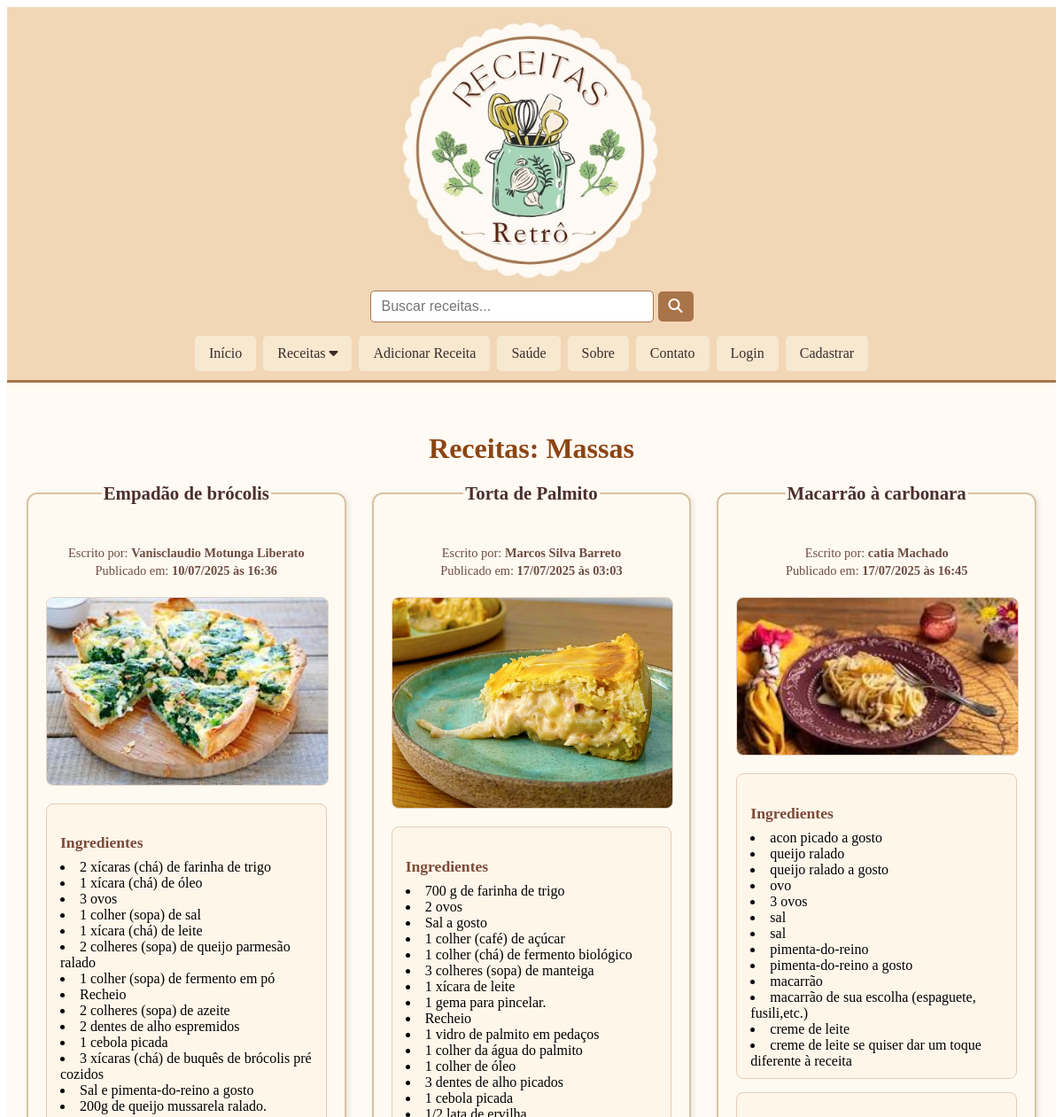
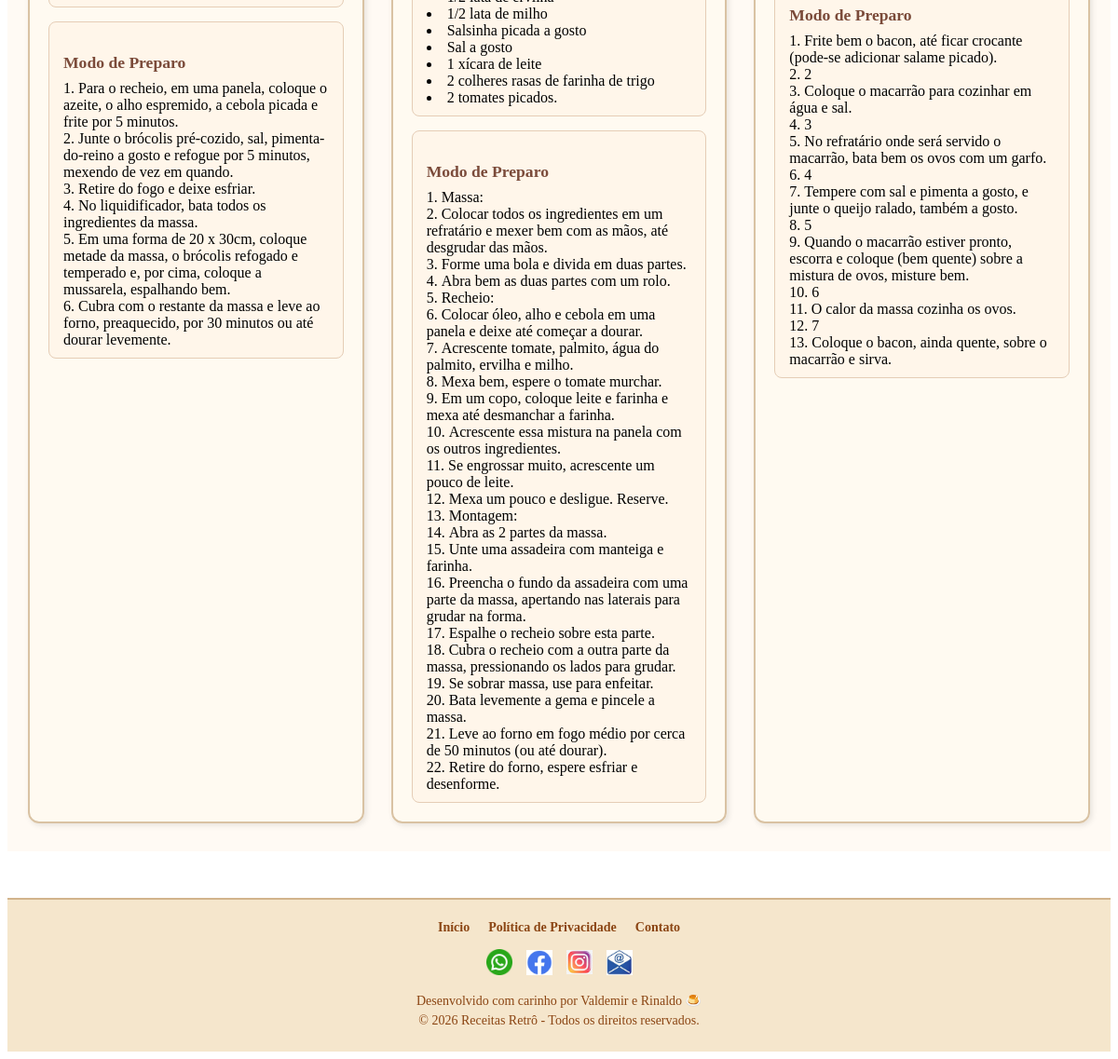
Screenshot of /paginas/categoria.php?cat=massas with the database file from the repository (2 pictures, top to bottom).
### tables this page shows
CREATE TABLE `receitas` (
  `id` int(11) NOT NULL,
  `titulo` varchar(150) NOT NULL,
  `descricao` text NOT NULL,
  `ingredientes` text NOT NULL,
  `modo_preparo` text NOT NULL,
  `imagem` varchar(255) DEFAULT NULL,
  `categoria_id` int(11) DEFAULT NULL,
  `usuario_id` int(11) DEFAULT NULL,
  `aprovado` tinyint(1) DEFAULT '0',
  `criado_em` timestamp NULL DEFAULT CURRENT_TIMESTAMP,
  `status` enum('pendente','liberado') DEFAULT 'pendente'
);

CREATE TABLE `usuarios` (
  `id` int(11) NOT NULL,
  `nome` varchar(100) NOT NULL,
  `email` varchar(100) NOT NULL,
  `telefone` varchar(20) DEFAULT NULL,
  `senha` varchar(255) NOT NULL,
  `tipo` enum('usuario','admin') DEFAULT 'usuario',
  `ativo` tinyint(1) DEFAULT '0',
  `criado_em` timestamp NULL DEFAULT CURRENT_TIMESTAMP,
  `status` varchar(20) DEFAULT 'pendente'
);

### paginas/categoria.php (the view, shortened to what this page needs)
<?php
include_once '../includes/conexao.php';
include_once '../includes/header.php';
if (isset($_GET['cat'])) {
    $categoria = $_GET['cat'];
    $stmtCategoria = $conn->prepare("SELECT id FROM categorias WHERE nome = ?");
    $stmtCategoria->bind_param("s", $categoria);
    $stmtCategoria->execute();
    $resultCategoria = $stmtCategoria->get_result();
    if ($resultCategoria->num_rows > 0) {
        $categoriaRow = $resultCategoria->fetch_assoc();
        $categoriaId = $categoriaRow['id'];
        $stmtReceitas = $conn->prepare("SELECT r.*, u.nome AS autor_nome
                                         FROM receitas r
                                         JOIN usuarios u ON r.usuario_id = u.id
                                         WHERE r.categoria_id = ? AND r.status = 'liberado'");
        $stmtReceitas->bind_param("i", $categoriaId);
        $stmtReceitas->execute();
        $resultReceitas = $stmtReceitas->get_result();
    } else {
        echo "<p style='padding:20px;'>Categoria não encontrada.</p>";
        exit;
    }
} else {
    echo "<p style='padding:20px;'>Categoria não especificada.</p>";
    exit;
}
?>
<body>
<main class="container pagina-categoria">
    <h2 class="titulo-categoria">Receitas: <?php echo htmlspecialchars(ucfirst($categoria)); ?></h2>
    <div class="grid-receitas">
        <?php
        while ($receita = $resultReceitas->fetch_assoc()) {
        ?>
            <fieldset class="card-receita">
                <legend class="receita-titulo">
                    <?php
                    echo htmlspecialchars($receita['titulo']);
                    ?>
                </legend>
                <p class="autor-receita">
                    Escrito por: <strong><?php echo htmlspecialchars($receita['autor_nome']); ?></strong><br>
                    Publicado em: <strong><?php echo date('d/m/Y \à\s H:i', strtotime($receita['criado_em'])); ?></strong>
                </p>
                <img src="<?php echo htmlspecialchars($receita['imagem']); ?>"
                     alt="Imagem da receita <?php echo htmlspecialchars($receita['titulo']); ?>">
                <section class="receita-conteudo">
                    <div class="receita-bloco">
                        <h4>Ingredientes</h4>
                        <ul class="lista-ingredientes">
                            <?php
                            $ingredientes = explode("\n", $receita['ingredientes']);
                            foreach ($ingredientes as $item) {
                                echo "<li>" . htmlspecialchars(trim($item)) . "</li>";
                            }
                            ?>
                        </ul>
                    </div>
                    <div class="receita-bloco">
                        <h4>Modo de Preparo</h4>
                        <ol class="lista-preparo">
                            <?php
                            $preparo = explode("\n", $receita['modo_preparo']);
                            foreach ($preparo as $passo) {
                                echo "<li>" . htmlspecialchars(trim($passo)) . "</li>";
                            }
                            ?>
                        </ol>
                    </div>
                </section>
                </fieldset>
        <?php }  ?>
    </div>
</main>
</body>
<?php
include_once('../includes/footer.php');
?>

### assets/css/categoria.css (style rules this page uses)
.pagina-categoria { padding: 30px 20px; background-color: #fffaf4; max-width: 1200px; margin: 0 auto; box-sizing: border-box; }
.titulo-categoria { font-size: 2rem; color: #8B4513; margin-bottom: 20px; text-align: center; font-family: 'Georgia', serif; }
.grid-receitas { display: grid; grid-template-columns: repeat(auto-fit, minmax(300px, 1fr)); gap: 25px; justify-content: center; }
.card-receita { background-color: #fffaf1; border: 2px solid #d9c2a3; border-radius: 12px; padding: 20px; box-shadow: 2px 2px 6px rgba(0,0,0,0.1); display: flex; flex-direction: column; box-sizing: border-box; }
.receita-titulo { font-size: 1.3rem; color: #4b2e2e; margin-bottom: 10px; font-weight: bold; text-align: center; }
.autor-receita { font-size: 0.9rem; color: #6d4c41; margin-bottom: 10px; line-height: 1.4; text-align: center; }
.card-receita img { width: 100%; object-fit: cover; border-radius: 8px; margin: 10px 0; border: 1px solid #e3d1c5; height: auto; max-width: 400px; display: block; margin-left: auto; margin-right: auto; }
.receita-conteudo { margin-top: 10px; display: flex; flex-direction: column; gap: 15px; flex-grow: 1; }
.receita-bloco { background-color: #fff6ea; border: 1px solid #e5cdb6; padding: 10px 15px; border-radius: 8px; }
.receita-bloco h4 { font-size: 1.1rem; color: #7b4b3a; margin-bottom: 8px; }
.lista-ingredientes { list-style: disc inside; padding-left: 0; margin: 0; }
.lista-preparo { list-style: decimal inside; padding-left: 0; margin: 0; }

### rows the page displays
receitas: titulo "Empadão de brócolis", usuario.nome "Vanisclaudio Motunga Liberato", criado_em "10/07/2025 às 16:36", imagem (picture), ingredientes "2 xícaras (chá) de farinha de trigo", ingredientes "1 xícara (chá) de óleo", ingredientes "3 ovos", ingredientes "1 colher (sopa) de sal", ingredientes "1 xícara (chá) de leite", ingredientes "2 colheres (sopa) de queijo parmesão ralado", ingredientes "1 colher (sopa) de fermento em pó", ingredientes "Recheio", ingredientes "2 colheres (sopa) de azeite", ingredientes "2 dentes de alho espremidos", ingredientes "1 cebola picada", ingredientes "3 xícaras (chá) de buquês de brócolis pré cozidos", ingredientes "Sal e pimenta-do-reino a gosto", ingredientes "200g de queijo mussarela ralado.", modo_preparo "Para o recheio, em uma panela, coloque o azeite, o alho espremido, a cebola picada e frite por 5 minutos.", modo_preparo "Junte o brócolis pré-cozido, sal, pimenta-do-reino a gosto e refogue por 5 minutos, mexendo de vez em quando.", modo_preparo "Retire do fogo e deixe esfriar.", modo_preparo "No liquidificador, bata todos os ingredientes da massa.", modo_preparo "Em uma forma de 20 x 30cm, coloque metade da massa, o brócolis refogado e temperado e, por cima, coloque a mussarela, espalhando bem.", modo_preparo "Cubra com o restante da massa e leve ao forno, preaquecido, por 30 minutos ou até dourar levemente."
receitas: titulo "Torta de Palmito", usuario.nome "Marcos Silva Barreto", criado_em "17/07/2025 às 03:03", imagem (picture), ingredientes "700 g de farinha de trigo", ingredientes "2 ovos", ingredientes "Sal a gosto", ingredientes "1 colher (café) de açúcar", ingredientes "1 colher (chá) de fermento biológico", ingredientes "3 colheres (sopa) de manteiga", ingredientes "1 xícara de leite", ingredientes "1 gema para pincelar.", ingredientes "Recheio", ingredientes "1 vidro de palmito em pedaços", ingredientes "1 colher da água do palmito", ingredientes "1 colher de óleo", ingredientes "3 dentes de alho picados", ingredientes "1 cebola picada", ingredientes "1/2 lata de ervilha", ingredientes "1/2 lata de milho", ingredientes "Salsinha picada a gosto", ingredientes "2 colheres rasas de farinha de trigo", ingredientes "2 tomates picados.", modo_preparo "Massa:", modo_preparo "Colocar todos os ingredientes em um refratário e mexer bem com as mãos, até desgrudar das mãos.", modo_preparo "Forme uma bola e divida em duas partes.", modo_preparo "Abra bem as duas partes com um rolo.", modo_preparo "Recheio:", modo_preparo "Colocar óleo, alho e cebola em uma panela e deixe até começar a dourar.", modo_preparo "Acrescente tomate, palmito, água do palmito, ervilha e milho.", modo_preparo "Mexa bem, espere o tomate murchar.", modo_preparo "Em um copo, coloque leite e farinha e mexa até desmanchar a farinha.", modo_preparo "Acrescente essa mistura na panela com os outros ingredientes.", modo_preparo "Se engrossar muito, acrescente um pouco de leite.", modo_preparo "Mexa um pouco e desligue. Reserve.", modo_preparo "Montagem:", modo_preparo "Abra as 2 partes da massa.", modo_preparo "Unte uma assadeira com manteiga e farinha.", modo_preparo "Preencha o fundo da assadeira com uma parte da massa, apertando nas laterais para grudar na forma.", modo_preparo "Espalhe o recheio sobre esta parte.", modo_preparo "Cubra o recheio com a outra parte da massa, pressionando os lados para grudar.", modo_preparo "Se sobrar massa, use para enfeitar.", modo_preparo "Bata levemente a gema e pincele a massa.", modo_preparo "Leve ao forno em fogo médio por cerca de 50 minutos (ou até dourar).", modo_preparo "Retire do forno, espere esfriar e desenforme."
receitas: titulo "Macarrão à carbonara", usuario.nome "catia Machado", criado_em "17/07/2025 às 16:45", imagem (picture), ingredientes "acon picado a gosto", ingredientes "queijo ralado", ingredientes "queijo ralado a gosto", ingredientes "ovo", ingredientes "3 ovos", ingredientes "sal", ingredientes "pimenta-do-reino", ingredientes "pimenta-do-reino a gosto", ingredientes "macarrão", ingredientes "macarrão de sua escolha (espaguete, fusili,etc.)", ingredientes "creme de leite", ingredientes "creme de leite se quiser dar um toque diferente à receita", modo_preparo "Frite bem o bacon, até ficar crocante (pode-se adicionar salame picado).", modo_preparo "2", modo_preparo "Coloque o macarrão para cozinhar em água e sal.", modo_preparo "3", modo_preparo "No refratário onde será servido o macarrão, bata bem os ovos com um garfo.", modo_preparo "4", modo_preparo "Tempere com sal e pimenta a gosto, e junte o queijo ralado, também a gosto.", modo_preparo "5", modo_preparo "Quando o macarrão estiver pronto, escorra e coloque (bem quente) sobre a mistura de ovos, misture bem.", modo_preparo "6", modo_preparo "O calor da massa cozinha os ovos.", modo_preparo "7", modo_preparo "Coloque o bacon, ainda quente, sobre o macarrão e sirva."

### other values shown
$categoria "Massas"
